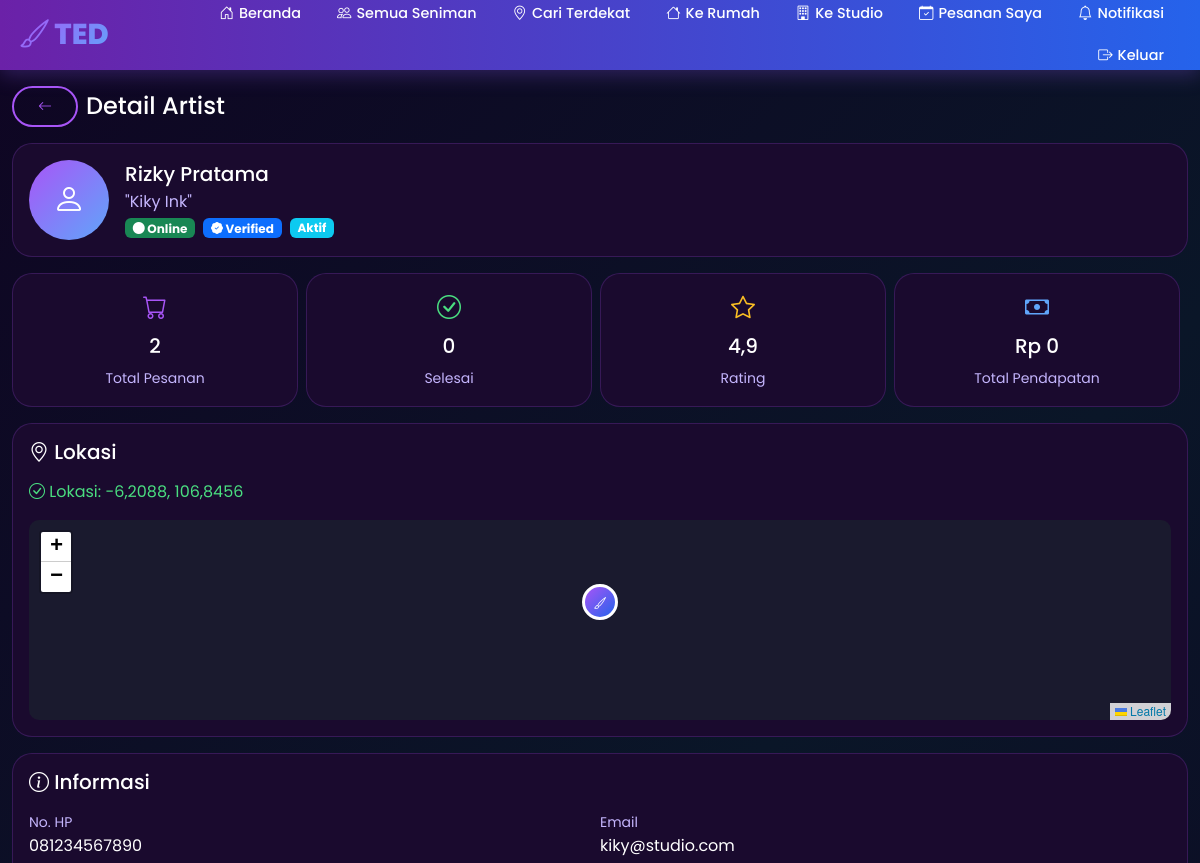
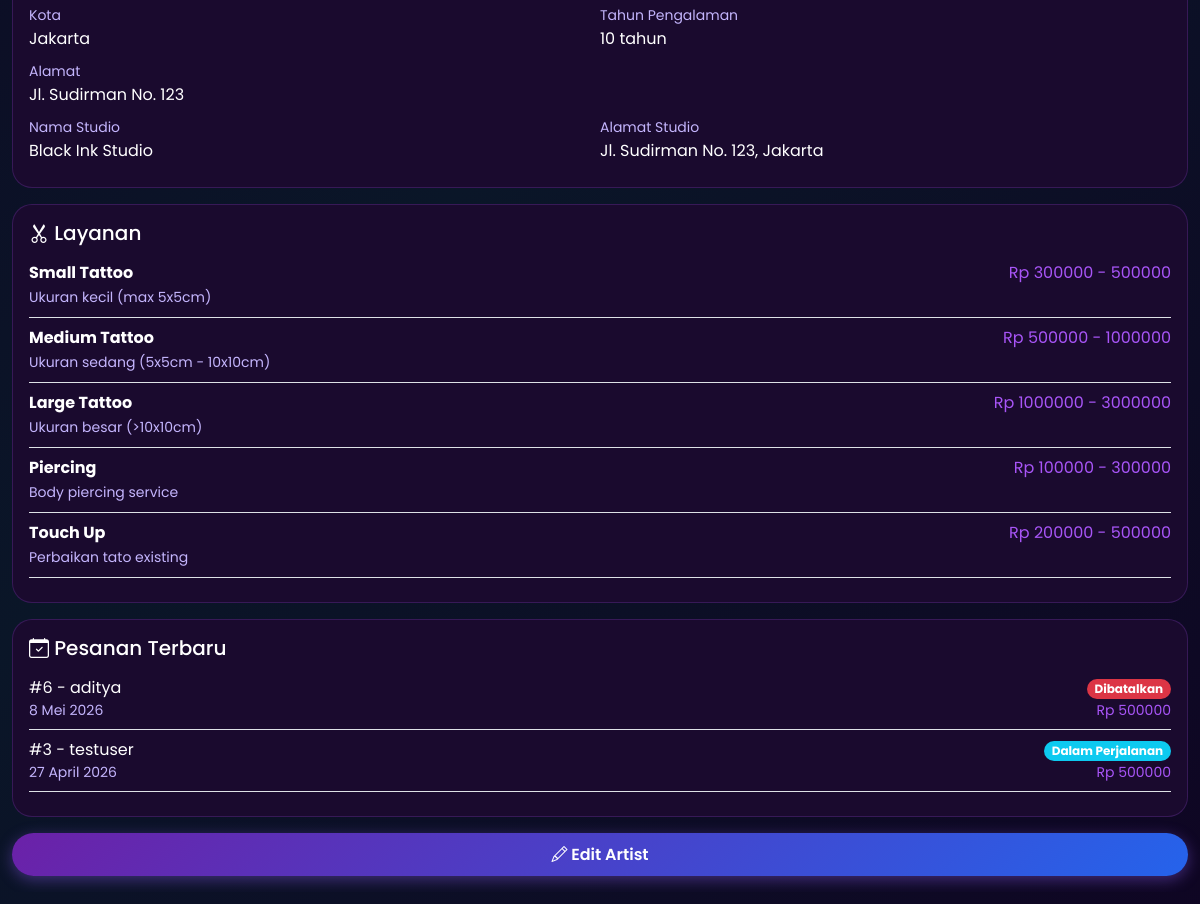
/owner/artist/1/detail/ (signed in), run on an earlier commit of the app's database (2 pictures, top to bottom).
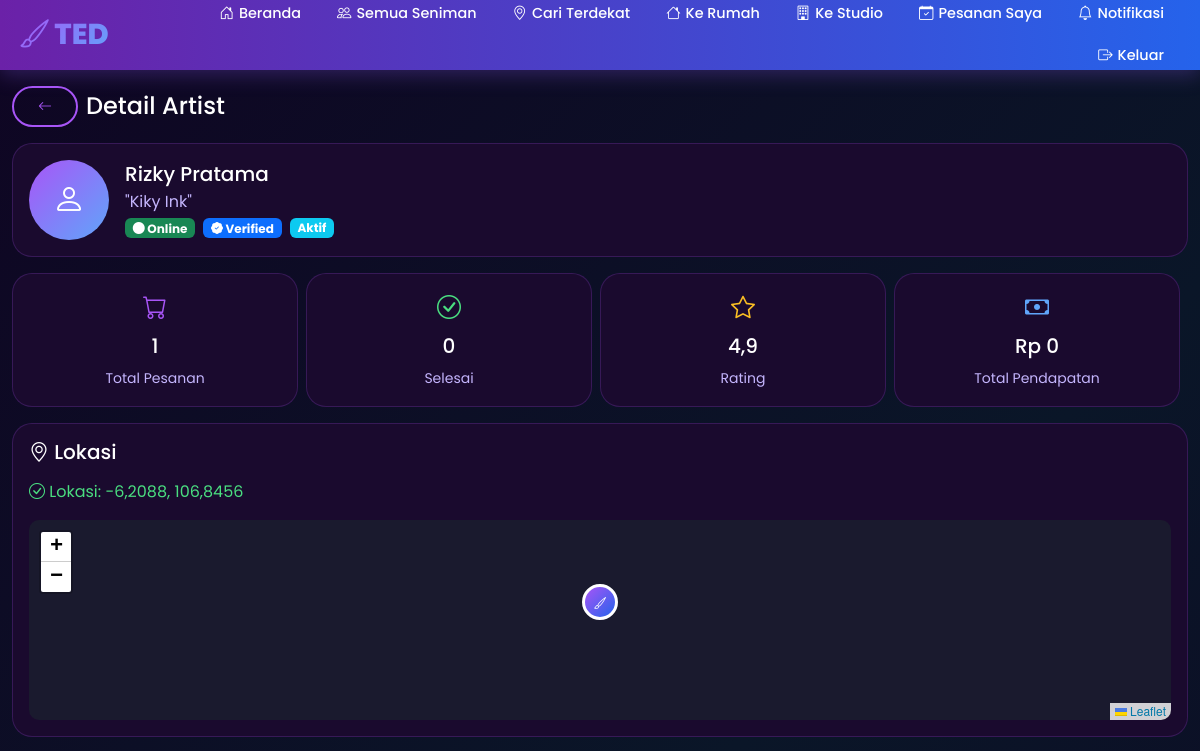
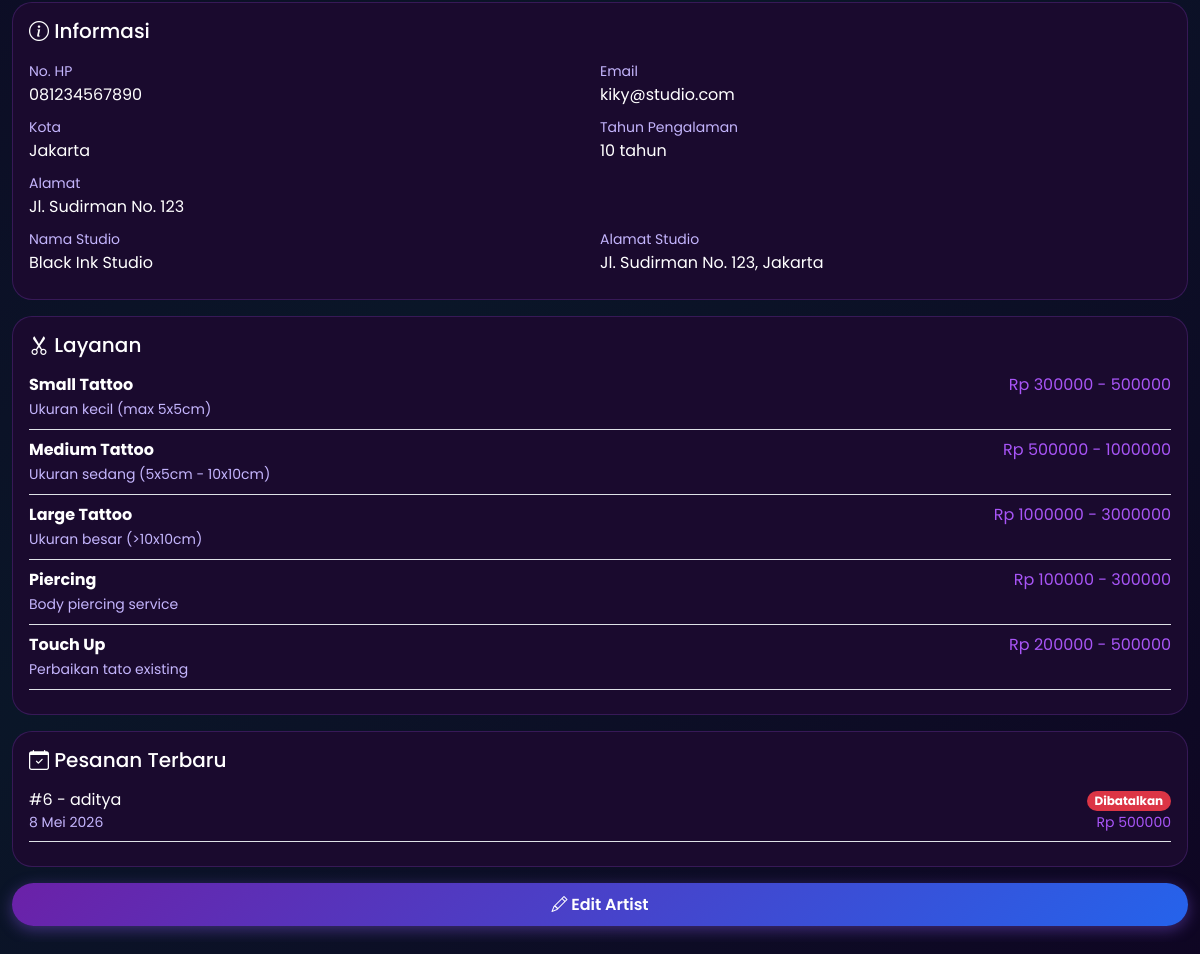
And on a later commit of the database (2 pictures, top to bottom).
### tedapp/models.py (models this page shows, shortened)
class Service(models.Model):
    SERVICE_TYPES = [
        ('tattoo', 'Tattoo'),
        ('piercing', 'Piercing'),
        ('removal', 'Tattoo Removal'),
        ('touchup', 'Touch Up'),
    ]
    artist = models.ForeignKey(Artist, on_delete=models.CASCADE, related_name='services')
    name = models.CharField(max_length=200)
    description = models.TextField()
    service_type = models.CharField(max_length=20, choices=SERVICE_TYPES)
    price_min = models.DecimalField(max_digits=10, decimal_places=0)
    price_max = models.DecimalField(max_digits=10, decimal_places=0)
    duration_minutes = models.IntegerField()

class Booking(models.Model):
    STATUS_CHOICES = [
        ('pending', 'Menunggu'),
        ('confirmed', 'Dikonfirmasi'),
        ('on_the_way', 'Dalam Perjalanan'),
        ('arrived', 'Tiba'),
        ('started', 'Sedang Dikerjakan'),
        ('completed', 'Selesai'),
        ('cancelled', 'Dibatalkan'),
    ]
    SERVICE_TYPE_CHOICES = [
        ('studio', 'Ke Studio'),
        ('home', 'Ke Rumah'),
    ]
    PAYMENT_METHOD_CHOICES = [
        ('cash', 'Tunai'),
        ('gopay', 'GoPay'),
        ('ovo', 'OVO'),
        ('dana', 'DANA'),
        ('shopeepay', 'ShopeePay'),
        ('transfer', 'Transfer Bank'),
    ]
    PAYMENT_STATUS_CHOICES = [
        ('pending', 'Menunggu'),
        ('paid', 'Lunas'),
        ('failed', 'Gagal'),
    ]
    user = models.ForeignKey(User, on_delete=models.CASCADE, related_name='bookings')
    artist = models.ForeignKey(Artist, on_delete=models.CASCADE, related_name='bookings')
    service = models.ForeignKey(Service, on_delete=models.CASCADE, related_name='bookings')
    service_type = models.CharField(max_length=10, choices=SERVICE_TYPE_CHOICES)
    payment_method = models.CharField(max_length=20, choices=PAYMENT_METHOD_CHOICES, default='cash')
    payment_status = models.CharField(max_length=20, choices=PAYMENT_STATUS_CHOICES, default='pending')
    booking_date = models.DateField()
    booking_time = models.TimeField()
    address = models.TextField()
    city = models.CharField(max_length=100)
    user_latitude = models.DecimalField(max_digits=9, decimal_places=6, null=True, blank=True)
    user_longitude = models.DecimalField(max_digits=9, decimal_places=6, null=True, blank=True)
    description = models.TextField(blank=True)
    status = models.CharField(max_length=20, choices=STATUS_CHOICES, default='pending')
    total_price = models.DecimalField(max_digits=10, decimal_places=0)
    notes = models.TextField(blank=True)
    cancellation_reason = models.TextField(blank=True)
    estimated_arrival = models.IntegerField(default=0, help_text='Estimasi waktu arrival dalam menit')
    created_at = models.DateTimeField(auto_now_add=True)
    updated_at = models.DateTimeField(auto_now=True)

### tedapp/views.py (the view)
# urls.py: path('owner/artist/<int:artist_id>/detail/', views.owner_artist_detail, name='owner_artist_detail'),
@login_required
def owner_artist_detail(request, artist_id):
    try:
        profile = request.user.profile
        if profile.role != 'owner':
            messages.error(request, 'Anda tidak memiliki akses ke halaman owner.')
            return redirect('home')
    except UserProfile.DoesNotExist:
        return redirect('home')
    artist = get_object_or_404(Artist, id=artist_id)
    total_bookings = Booking.objects.filter(artist=artist).count()
    completed_bookings = Booking.objects.filter(artist=artist, status='completed').count()
    total_earnings = Booking.objects.filter(artist=artist, status='completed').aggregate(Sum('total_price'))['total_price__sum'] or 0
    recent_bookings = Booking.objects.filter(artist=artist).order_by('-created_at')[:10]
    context = {
        'artist': artist,
        'total_bookings': total_bookings,
        'completed_bookings': completed_bookings,
        'total_earnings': total_earnings,
        'recent_bookings': recent_bookings,
    }
    return render(request, 'tedapp/owner_artist_detail.html', context)

### tedapp/models.py (called while the page is built)
    @property
    def has_location(self):
        return bool(self.latitude and self.longitude)

### tedapp/templates/tedapp/owner_artist_detail.html (shortened to what the changed rows need)
{% extends 'tedapp/base.html' %}
{% load static %}
{% block content %}
<div class="container py-3">
    <div class="row g-2 mb-3">
        <div class="col-6 col-md-3">
            <div class="card-ted p-3 text-center">
                <i class="bi bi-cart fs-4" style="color: var(--accent-purple);"></i>
                <h5 class="mt-2 text-white">{{ total_bookings }}</h5>
                <small style="color: var(--text-secondary);">Total Pesanan</small>
            </div>
        </div>
    </div>
    <div class="card-ted p-3 mb-3">
        {% if artist.services.all %}
        {% for service in artist.services.all %}
        <div class="border-bottom pb-2 mb-2">
            <div class="d-flex justify-content-between">
                <strong class="text-white">{{ service.name }}</strong>
                <span style="color: var(--accent-purple);">Rp {{ service.price_min|floatformat:0 }} - {{ service.price_max|floatformat:0 }}</span>
            </div>
            <small style="color: var(--text-secondary);">{{ service.description }}</small>
        </div>
        {% endfor %}
        {% else %}
        <p style="color: var(--text-secondary);">Belum ada layanan</p>
        {% endif %}
    </div>
    <div class="card-ted p-3 mb-3">
        {% for booking in recent_bookings %}
        <div class="d-flex justify-content-between align-items-center border-bottom pb-2 mb-2">
            <div>
                <span class="text-white">#{{ booking.id }} - {{ booking.user.username }}</span>
                <small class="d-block" style="color: var(--text-secondary);">{{ booking.booking_date }}</small>
            </div>
            <div class="text-end">
                <span class="badge rounded-pill {% if booking.status == 'pending' %}bg-warning{% elif booking.status == 'completed' %}bg-success{% elif booking.status == 'cancelled' %}bg-danger{% else %}bg-info{% endif %}">
                    {{ booking.get_status_display }}
                </span>
                <small class="d-block" style="color: var(--accent-purple);">Rp {{ booking.total_price|floatformat:0 }}</small>
            </div>
        </div>
        {% empty %}
        <p style="color: var(--text-secondary);">Belum ada pesanan</p>
        {% endfor %}
    </div>
</div>
{% endblock %}
{% block extra_js %}
<link rel="stylesheet" href="https://unpkg.com/leaflet@1.9.4/dist/leaflet.css" />
{% endblock %}

What changed in the data, as far as the page shows it:
removed Booking: id "3", user.username "testuser", booking_date "27 April 2026", status "Dalam Perjalanan", total_price "500000"
Also different on the page:
{{ total_bookings }}: "2" → "1"
